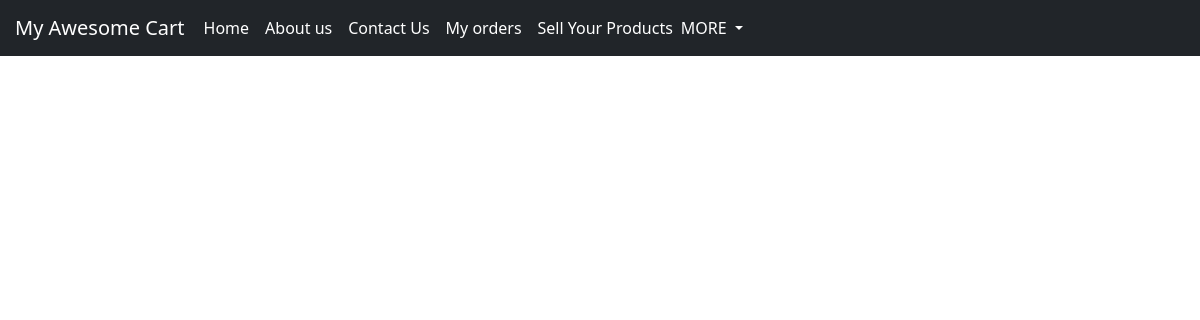
/shop/yourproduct/ (signed in), run on an earlier commit of the app's database.
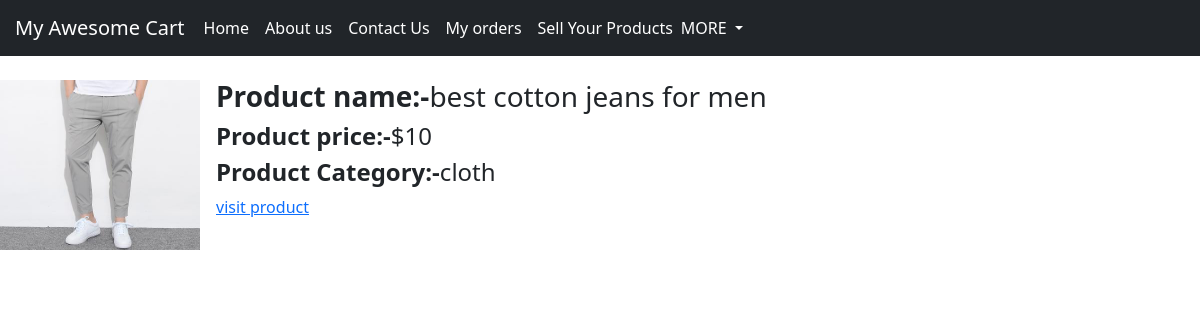
And on a later commit of the database.
### shop/models.py (models this page shows, shortened)
class Product(models.Model):
    product_id=models.AutoField
    product_name=models.CharField(max_length=150)
    category=models.CharField(max_length=30, default="")
    subcategory=models.CharField(max_length=50, default="")
    price=models.CharField(max_length=10, default="0")
    des=models.CharField(max_length=300)
    admin_id=models.IntegerField(default="")
    image=models.ImageField(upload_to="shop/images")

### shop/views.py (the view)
# urls.py: path('yourproduct/', views.yourproduct,       name="yourproduct"),
def yourproduct(requests):
    product= Product.objects.all()
    context={'product':product}
    return render(requests, 'shop/yourproduct.html',context)

### templates/shop/yourproduct.html (shortened to what this page needs)
{% extends 'shop/basic.html' %}
{%block body%}
{%if user.is_authenticated%}
{% for product in product %}
{% if request.user.id == product.admin_id %}
<br>
<div class="d-flex position-relative">
  <img src="/media/{{product.image}}" class="flex-shrink-0 me-3" alt="...">
  <div>
    <h3 class="mt-0"><b>Product name:-</b>{{product.product_name}}</h3>
    <h4><b>Product price:-</b>${{product.price}}</h4>
    <h4><b>Product Category:-</b>{{product.category}}</h4>
    <a href="/shop/productview/{{product.id}}">visit product</a>
  </div>
</div>
<br>
<br>
{% endif %}
{% endfor %}
{%else%}
<h2>Please sign in to see your Orders</h2>
<a href="/" class="btn btn-danger">Sign in Here</a>
{%endif%}
{%endblock%}

What changed in the data, as far as the page shows it:
now on this page (row edited): Product: image (picture), product_name "best cotton jeans for men", price "10", category "cloth"
